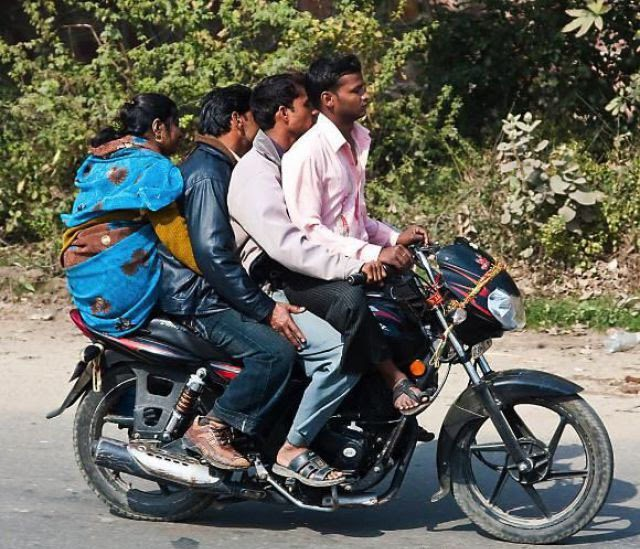
#> input picture RetinaNet/Flask Api/tripsyModel/In/trainImg (110).jpg, 640 x 549 px, given in place of traffic.mp4, which was not available
$ python traffic_counter.py
#> lines starting #> are read from the running program, lines starting #| are printed output that depends on the picture; after the words box and inside, x2 and y2 are one past the last pixel; in counts of white or black regions, pixels touching at a corner belong together; pictures that were not available may be replaced by others from this repository, and a replacement may not be noted
import numpy as np
import cv2
import pandas as pd

cap = cv2.VideoCapture('traffic.mp4')
frames_count, fps, width, height = cap.get(cv2.CAP_PROP_FRAME_COUNT), cap.get(cv2.CAP_PROP_FPS), cap.get(
    cv2.CAP_PROP_FRAME_WIDTH), cap.get(cv2.CAP_PROP_FRAME_HEIGHT)
width = int(width)
height = int(height)
print(frames_count, fps, width, height)

# creates a pandas data frame with the number of rows the same length as frame count
df = pd.DataFrame(index=range(int(frames_count)))
df.index.name = "Frames"

framenumber = 0  # keeps track of current frame
carscrossedup = 0  # keeps track of cars that crossed up
carscrosseddown = 0  # keeps track of cars that crossed down
carids = []  # blank list to add car ids
caridscrossed = []  # blank list to add car ids that have crossed
totalcars = 0  # keeps track of total cars

fgbg = cv2.createBackgroundSubtractorMOG2()  # create background subtractor

# information to start saving a video file
ret, frame = cap.read()  # import image
#> frame is the input picture: shape (549, 640, 3); mean B, G, R 91.5, 99.5, 98
ratio = .5  # resize ratio
image = cv2.resize(frame, (0, 0), None, ratio, ratio)  # resize image
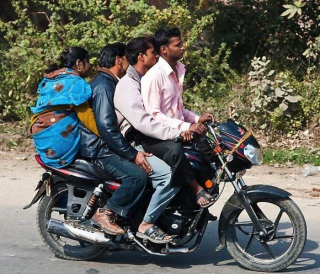
#> image: shape (274, 320, 3); mean B, G, R 91.5, 99.6, 98
width2, height2, channels = image.shape
#> width2 = 274; height2 = 320; channels = 3
video = cv2.VideoWriter('traffic_counter.avi', cv2.VideoWriter_fourcc('M', 'J', 'P', 'G'), fps, (height2, width2), 1)

while True:

    ret, frame = cap.read()  # import image

    if ret:  # if there is a frame continue with code

        image = cv2.resize(frame, (0, 0), None, ratio, ratio)  # resize image

        gray = cv2.cvtColor(image, cv2.COLOR_BGR2GRAY)  # converts image to gray
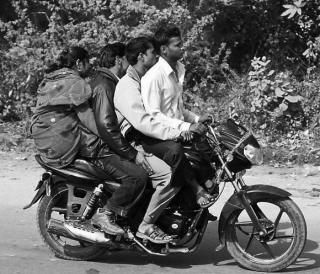
#> gray: shape (274, 320); min 2, max 255, mean 98.2

        fgmask = fgbg.apply(gray)  # uses the background subtraction
#> fgmask: shape (274, 320); every value is 127

        # applies different thresholds to fgmask to try and isolate cars
        # just have to keep playing around with settings until cars are easily identifiable
        kernel = cv2.getStructuringElement(cv2.MORPH_ELLIPSE, (5, 5))  # kernel to apply to the morphology
        closing = cv2.morphologyEx(fgmask, cv2.MORPH_CLOSE, kernel)
        opening = cv2.morphologyEx(closing, cv2.MORPH_OPEN, kernel)
        dilation = cv2.dilate(opening, kernel)
        retvalbin, bins = cv2.threshold(dilation, 220, 255, cv2.THRESH_BINARY)  # removes the shadows
#> bins: shape (274, 320); every value is 0

        # creates contours
        contours, hierarchy = cv2.findContours(bins, cv2.RETR_TREE, cv2.CHAIN_APPROX_SIMPLE) #im2, was here
#> contours = []

        # use convex hull to create polygon around contours
        hull = [cv2.convexHull(c) for c in contours]
#> hull = []

        # draw contours
        cv2.drawContours(image, hull, -1, (0, 255, 0), 3)

        # line created to stop counting contours, needed as cars in distance become one big contour
        lineypos = 225
        cv2.line(image, (0, lineypos), (width, lineypos), (255, 0, 0), 5)

        # line y position created to count contours
        lineypos2 = 250
        cv2.line(image, (0, lineypos2), (width, lineypos2), (0, 255, 0), 5)
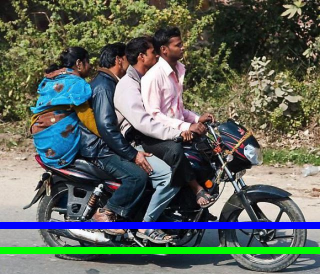
#> image: shape (274, 320, 3); mean B, G, R 93, 101.3, 93.4

        # min area for contours in case a bunch of small noise contours are created
        minarea = 300

        # max area for contours, can be quite large for buses
        maxarea = 50000

        # vectors for the x and y locations of contour centroids in current frame
        cxx = np.zeros(len(contours))
#> cxx = empty array
        cyy = np.zeros(len(contours))
#> cyy = empty array

        for i in range(len(contours)):  # cycles through all contours in current frame

            if hierarchy[0, i, 3] == -1:  # using hierarchy to only count parent contours (contours not within others)

                area = cv2.contourArea(contours[i])  # area of contour

                if minarea < area < maxarea:  # area threshold for contour

                    # calculating centroids of contours
                    cnt = contours[i]
                    M = cv2.moments(cnt)
                    cx = int(M['m10'] / M['m00'])
                    cy = int(M['m01'] / M['m00'])

                    if cy > lineypos:  # filters out contours that are above line (y starts at top)

                        # gets bounding points of contour to create rectangle
                        # x,y is top left corner and w,h is width and height
                        x, y, w, h = cv2.boundingRect(cnt)

                        # creates a rectangle around contour
                        cv2.rectangle(image, (x, y), (x + w, y + h), (255, 0, 0), 2)

                        # Prints centroid text in order to double check later on
                        cv2.putText(image, str(cx) + "," + str(cy), (cx + 10, cy + 10), cv2.FONT_HERSHEY_SIMPLEX,
                                    .3, (0, 0, 255), 1)

                        cv2.drawMarker(image, (cx, cy), (0, 0, 255), cv2.MARKER_STAR, markerSize=5, thickness=1,
                                       line_type=cv2.LINE_AA)

                        # adds centroids that passed previous criteria to centroid list
                        cxx[i] = cx
                        cyy[i] = cy
#> this loop made 0 passes

        # eliminates zero entries (centroids that were not added)
        cxx = cxx[cxx != 0]
        cyy = cyy[cyy != 0]

        # empty list to later check which centroid indices were added to dataframe
        minx_index2 = []
        miny_index2 = []

        # maximum allowable radius for current frame centroid to be considered the same centroid from previous frame
        maxrad = 25

        # The section below keeps track of the centroids and assigns them to old carids or new carids

        if len(cxx):  # if there are centroids in the specified area

            if not carids:  # if carids is empty

                for i in range(len(cxx)):  # loops through all centroids

                    carids.append(i)  # adds a car id to the empty list carids
                    df[str(carids[i])] = ""  # adds a column to the dataframe corresponding to a carid

                    # assigns the centroid values to the current frame (row) and carid (column)
                    df.at[int(framenumber), str(carids[i])] = [cxx[i], cyy[i]]

                    totalcars = carids[i] + 1  # adds one count to total cars

            else:  # if there are already car ids

                dx = np.zeros((len(cxx), len(carids)))  # new arrays to calculate deltas
                dy = np.zeros((len(cyy), len(carids)))  # new arrays to calculate deltas

                for i in range(len(cxx)):  # loops through all centroids

                    for j in range(len(carids)):  # loops through all recorded car ids

                        # acquires centroid from previous frame for specific carid
                        oldcxcy = df.iloc[int(framenumber - 1)][str(carids[j])]

                        # acquires current frame centroid that doesn't necessarily line up with previous frame centroid
                        curcxcy = np.array([cxx[i], cyy[i]])

                        if not oldcxcy:  # checks if old centroid is empty in case car leaves screen and new car shows

                            continue  # continue to next carid

                        else:  # calculate centroid deltas to compare to current frame position later

                            dx[i, j] = oldcxcy[0] - curcxcy[0]
                            dy[i, j] = oldcxcy[1] - curcxcy[1]

                for j in range(len(carids)):  # loops through all current car ids

                    sumsum = np.abs(dx[:, j]) + np.abs(dy[:, j])  # sums the deltas wrt to car ids

                    # finds which index carid had the min difference and this is true index
                    correctindextrue = np.argmin(np.abs(sumsum))
                    minx_index = correctindextrue
                    miny_index = correctindextrue

                    # acquires delta values of the minimum deltas in order to check if it is within radius later on
                    mindx = dx[minx_index, j]
                    mindy = dy[miny_index, j]

                    if mindx == 0 and mindy == 0 and np.all(dx[:, j] == 0) and np.all(dy[:, j] == 0):
                        # checks if minimum value is 0 and checks if all deltas are zero since this is empty set
                        # delta could be zero if centroid didn't move

                        continue  # continue to next carid

                    else:

                        # if delta values are less than maximum radius then add that centroid to that specific carid
                        if np.abs(mindx) < maxrad and np.abs(mindy) < maxrad:

                            # adds centroid to corresponding previously existing carid
                            df.at[int(framenumber), str(carids[j])] = [cxx[minx_index], cyy[miny_index]]
                            minx_index2.append(minx_index)  # appends all the indices that were added to previous carids
                            miny_index2.append(miny_index)

                for i in range(len(cxx)):  # loops through all centroids

                    # if centroid is not in the minindex list then another car needs to be added
                    if i not in minx_index2 and miny_index2:

                        df[str(totalcars)] = ""  # create another column with total cars
                        totalcars = totalcars + 1  # adds another total car the count
                        t = totalcars - 1  # t is a placeholder to total cars
                        carids.append(t)  # append to list of car ids
                        df.at[int(framenumber), str(t)] = [cxx[i], cyy[i]]  # add centroid to the new car id

                    elif curcxcy[0] and not oldcxcy and not minx_index2 and not miny_index2:
                        # checks if current centroid exists but previous centroid does not
                        # new car to be added in case minx_index2 is empty

                        df[str(totalcars)] = ""  # create another column with total cars
                        totalcars = totalcars + 1  # adds another total car the count
                        t = totalcars - 1  # t is a placeholder to total cars
                        carids.append(t)  # append to list of car ids
                        df.at[int(framenumber), str(t)] = [cxx[i], cyy[i]]  # add centroid to the new car id

        # The section below labels the centroids on screen

        currentcars = 0  # current cars on screen
        currentcarsindex = []  # current cars on screen carid index

        for i in range(len(carids)):  # loops through all carids

            if df.at[int(framenumber), str(carids[i])] != '':
                # checks the current frame to see which car ids are active
                # by checking in centroid exists on current frame for certain car id

                currentcars = currentcars + 1  # adds another to current cars on screen
                currentcarsindex.append(i)  # adds car ids to current cars on screen

        for i in range(currentcars):  # loops through all current car ids on screen

            # grabs centroid of certain carid for current frame
            curcent = df.iloc[int(framenumber)][str(carids[currentcarsindex[i]])]

            # grabs centroid of certain carid for previous frame
            oldcent = df.iloc[int(framenumber - 1)][str(carids[currentcarsindex[i]])]

            if curcent:  # if there is a current centroid

                # On-screen text for current centroid
                cv2.putText(image, "Centroid" + str(curcent[0]) + "," + str(curcent[1]),
                            (int(curcent[0]), int(curcent[1])), cv2.FONT_HERSHEY_SIMPLEX, .5, (0, 255, 255), 2)

                cv2.putText(image, "ID:" + str(carids[currentcarsindex[i]]), (int(curcent[0]), int(curcent[1] - 15)),
                            cv2.FONT_HERSHEY_SIMPLEX, .5, (0, 255, 255), 2)

                cv2.drawMarker(image, (int(curcent[0]), int(curcent[1])), (0, 0, 255), cv2.MARKER_STAR, markerSize=5,
                               thickness=1, line_type=cv2.LINE_AA)

                if oldcent:  # checks if old centroid exists
                    # adds radius box from previous centroid to current centroid for visualization
                    xstart = oldcent[0] - maxrad
                    ystart = oldcent[1] - maxrad
                    xwidth = oldcent[0] + maxrad
                    yheight = oldcent[1] + maxrad
                    cv2.rectangle(image, (int(xstart), int(ystart)), (int(xwidth), int(yheight)), (0, 125, 0), 1)

                    # checks if old centroid is on or below line and curcent is on or above line
                    # to count cars and that car hasn't been counted yet
                    if oldcent[1] >= lineypos2 and curcent[1] <= lineypos2 and carids[
                        currentcarsindex[i]] not in caridscrossed:

                        carscrossedup = carscrossedup + 1
                        cv2.line(image, (0, lineypos2), (width, lineypos2), (0, 0, 255), 5)
                        caridscrossed.append(
                            currentcarsindex[i])  # adds car id to list of count cars to prevent double counting

                    # checks if old centroid is on or above line and curcent is on or below line
                    # to count cars and that car hasn't been counted yet
                    elif oldcent[1] <= lineypos2 and curcent[1] >= lineypos2 and carids[
                        currentcarsindex[i]] not in caridscrossed:

                        carscrosseddown = carscrosseddown + 1
                        cv2.line(image, (0, lineypos2), (width, lineypos2), (0, 0, 125), 5)
                        caridscrossed.append(currentcarsindex[i])
#> after the loop, caridscrossed = []; carscrosseddown = 0; carscrossedup = 0

        # Top left hand corner on-screen text
        cv2.rectangle(image, (0, 0), (250, 100), (255, 0, 0), -1)  # background rectangle for on-screen text
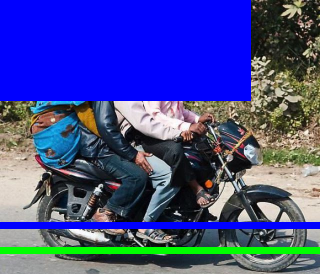
#> image: shape (274, 320, 3); mean B, G, R 145.2, 74.1, 66.9

        cv2.putText(image, "Cars in Area: " + str(currentcars), (0, 15), cv2.FONT_HERSHEY_SIMPLEX, .5, (0, 170, 0), 1)

        cv2.putText(image, "Cars Crossed Up: " + str(carscrossedup), (0, 30), cv2.FONT_HERSHEY_SIMPLEX, .5, (0, 170, 0),
                    1)

        cv2.putText(image, "Cars Crossed Down: " + str(carscrosseddown), (0, 45), cv2.FONT_HERSHEY_SIMPLEX, .5,
                    (0, 170, 0), 1)

        cv2.putText(image, "Total Cars Detected: " + str(len(carids)), (0, 60), cv2.FONT_HERSHEY_SIMPLEX, .5,
                    (0, 170, 0), 1)

        cv2.putText(image, "Frame: " + str(framenumber) + ' of ' + str(frames_count), (0, 75), cv2.FONT_HERSHEY_SIMPLEX,
                    .5, (0, 170, 0), 1)

        cv2.putText(image, 'Time: ' + str(round(framenumber / fps, 2)) + ' sec of ' + str(round(frames_count / fps, 2))
                    + ' sec', (0, 90), cv2.FONT_HERSHEY_SIMPLEX, .5, (0, 170, 0), 1)
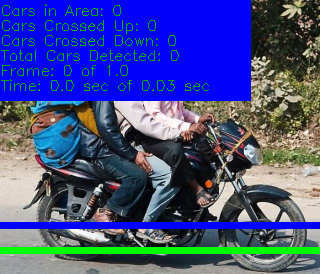
#> image: shape (274, 320, 3); mean B, G, R 139.8, 77.7, 66.9

        # displays images and transformations
        cv2.imshow("countours", image)
       # [16 lines of commented-out code are left out]

        video.write(image)  # save the current image to video file from earlier

        # adds to framecount
        framenumber = framenumber + 1

        k = cv2.waitKey(int(1000/fps)) & 0xff  # int(1000/fps) is normal speed since waitkey is in ms
#> (key Esc is pressed here)
        if k == 27:
            break

    else:  # if video is finished then break loop

        break

cap.release()
cv2.destroyAllWindows()

# saves dataframe to csv file for later analysis
df.to_csv('traffic.csv', sep=',')

$ run again, on RetinaNet/Flask Api/tripsyModel/In/trainImg (117).jpg
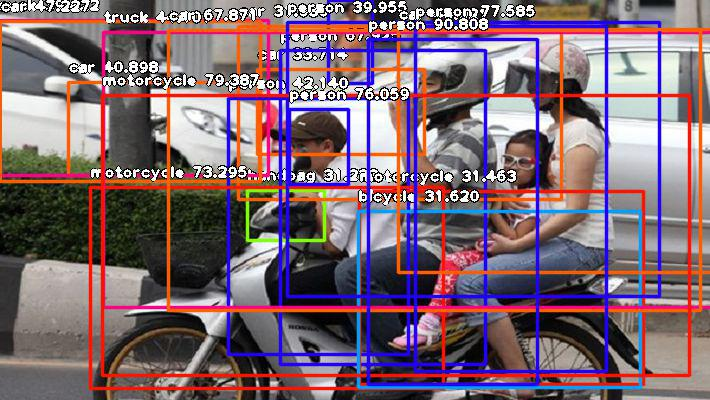
#> input picture RetinaNet/Flask Api/tripsyModel/In/trainImg (117).jpg, 710 x 400 px, given in place of traffic.mp4, which was not available
#> frame is the input picture: shape (400, 710, 3); mean B, G, R 114.3, 103.9, 126.5
#> `fgmask = fgbg.apply(gray)`:
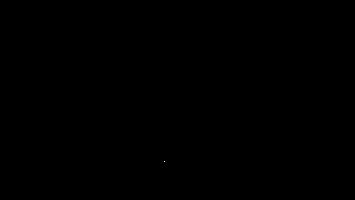
#> fgmask: shape (200, 355); values 127 (black) and 255 (white), 0% white in thin lines or dots, all inside (x1, y1, x2, y2) = (164, 161, 165, 162)
#> opening: shape (200, 355); every value is 127
#> bins: shape (200, 355); every value is 0
#> contours = []
#> cxx = empty array
#> after the loop `for i in range(currentcars):`: caridscrossed = []; carscrosseddown = 0
#> `cv2.putText(image, 'Time: ' + str(round(framenumber / fps, 2)) + ' sec..`:
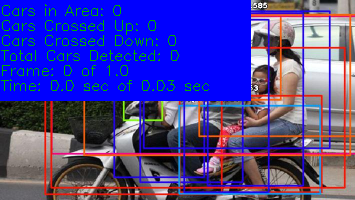
#> image: shape (200, 355, 3); mean B, G, R 153.2, 65.2, 74.2
